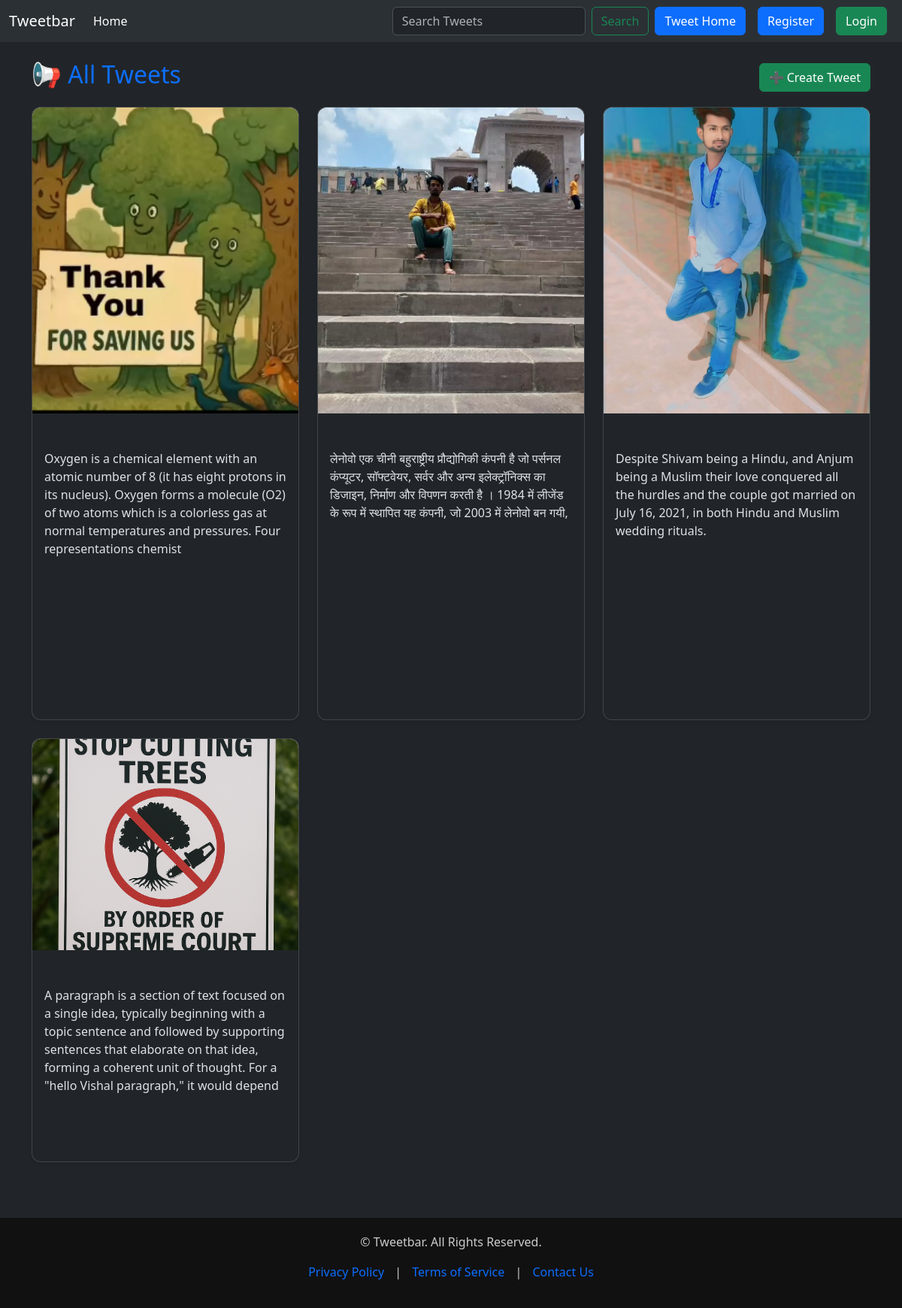
The page / on the database its author committed.
### tweet/models.py (models this page shows, shortened)
class Tweet(models.Model):
    user = models.ForeignKey(User, on_delete=models.CASCADE)
    text = models.TextField(max_length=250)
    photo = models.ImageField(upload_to='photos/', blank=True, null=True)
    created_at = models.DateTimeField(auto_now_add=True)
    updated = models.DateTimeField(auto_now=True)

### tweet/views.py (the view)
# urls.py: path('', views.tweet_list, name='tweet_list'),
def tweet_list(request):
    query = request.GET.get("q")
    if query:
        tweets = Tweet.objects.filter(text__icontains=query)
    else:
        tweets = Tweet.objects.all().order_by('-created_at')
    return render(request, 'tweet_list.html', {'tweets': tweets})

### tweet/templates/tweet_list.html (shortened to what this page needs)
{% extends 'base.html' %}
{% block content %}
<div class="d-flex justify-content-between align-items-center mt-4 mb-3">
    <h2 class="text-primary">📢 All Tweets</h2>
    <a class="btn btn-success" href="{% url 'tweet_create' %}">➕ Create Tweet</a>
</div>
<div class="row">
    {% for tweet in tweets %}
    <div class="col-md-4 mb-4">
        <div class="card shadow-sm h-100" style="border-radius: 12px;">
            {% if tweet.photo %}
            <img src="{{ tweet.photo.url }}" class="card-img-top img-fixed" alt="Tweet image"
                style="width: 100%; height: 50%; object-fit: cover; background:#f8f9fa; border-radius: 12px 12px 0 0;">
            {% else %}
            <img src="https://via.placeholder.com/400x200?text=No+Image" class="card-img-top img-fixed" alt="No image"
                style="width: 100%; height: 200px; object-fit: contain; background:#f8f9fa; border-radius: 12px 12px 0 0;">
            {% endif %}
            <div class="card-body d-flex flex-column">
                <h5 class="card-title text-dark fw-bold">@{{ tweet.user.username }}</h5>
                <p class="card-text">{{ tweet.text }}</p>
            </div>
        </div>
    </div>
    {% empty %}
    <p class="text-muted">No tweets available yet. Be the first to <a href="{% url 'tweet_create' %}">create one</a>!
    </p>
    {% endfor %}
</div>
{% endblock %}

### templates/base.html (shortened to what this page needs)
{% load static %}
<!DOCTYPE html>
<html lang="en" data-bs-theme="dark">
<head>
  <link href="https://cdn.jsdelivr.net/npm/bootstrap@5.3.8/dist/css/bootstrap.min.css" rel="stylesheet"
>
</head>
<body>
  <nav class="navbar navbar-expand-lg bg-body-tertiary">
    <div class="container-fluid">
      <a class="navbar-brand" href="#">Tweetbar</a>
      <div class="collapse navbar-collapse" id="navbarSupportedContent">
        <ul class="navbar-nav me-auto mb-2 mb-lg-0">
          <li class="nav-item">
            <a class="nav-link active" aria-current="page" href="#">Home</a>
          </li>
        </ul>
        <form method="get" action="{% url 'tweet_list' %}" class="d-flex" role="search">
          <input class="form-control me-2" type="search" name="q" placeholder="Search Tweets" aria-label="Search">
          <button class="btn btn-outline-success" type="submit">Search</button>
        </form>
        <a href="{% url 'tweet_list' %}" class="btn btn-primary mx-2">Tweet Home</a>
        {% if user.is_authenticated %}
        <form method="post" action="{% url 'logout' %}">
          {% csrf_token %}
          <button class="btn btn-danger" type="submit">Logout</button>
        </form>
        {% else %}
        <a href="{% url 'register' %}" class="btn btn-primary mx-2">Register</a>
        <a href="{% url 'login' %}" class="btn btn-success mx-2">Login</a>
        {% endif %}
      </div>
    </div>
  </nav>
  <div class="container">
    {% block content %}
    {% endblock %}
  </div>
  <footer>
    <div class="container">
      <p>&copy; {{ now|date:"Y" }} Tweetbar. All Rights Reserved.</p>
      <p>
        <a href="#">Privacy Policy</a> |
        <a href="#">Terms of Service</a> |
        <a href="#">Contact Us</a>
      </p>
    </div>
  </footer>
</body>
</html>

### templates/base.html (style rules this page uses)
.img-fixed { height: 50%; object-fit: initial; object-position: center; }
footer { margin-top: 50px; background-color: #111; color: #ccc; padding: 20px 0; text-align: center; }
footer a { color: #0d6efd; text-decoration: none; margin: 0 10px; }

### rows shown on the page
Tweet: photo (picture), text "Oxygen is a chemical element with an atomic number of 8 (it has eight protons in its nucleus). Oxygen forms a molecule (O2) of two atoms which is a colorless gas at normal temperatures and pressures. Four representations chemist"
Tweet: photo (picture), text "लेनोवो एक चीनी बहुराष्ट्रीय प्रौद्योगिकी कंपनी है जो पर्सनल कंप्यूटर, सॉफ्टवेयर, सर्वर और अन्य इलेक्ट्रॉनिक्स का डिजाइन, निर्माण और विपणन करती है । 1984 में लीजेंड के रूप में स्थापित यह कंपनी, जो 2003 में लेनोवो बन गयी,"
Tweet: photo (picture), text "Despite Shivam being a Hindu, and Anjum being a Muslim their love conquered all the hurdles and the couple got married on July 16, 2021, in both Hindu and Muslim wedding rituals."
Tweet: photo (picture), text "A paragraph is a section of text focused on a single idea, typically beginning with a topic sentence and followed by supporting sentences that elaborate on that idea, forming a coherent unit of thought. For a \"hello Vishal paragraph,\" it would depend"
